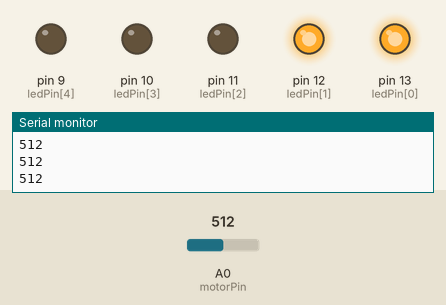
A sketch run on a simulated Arduino Uno, built with avr-gcc and run on an emulated ATmega328P. Shown: output pins drawn as LEDs (lit = HIGH), the last lines printed to the serial monitor. Inputs (shaded band) come from the test bench; at power-on: A0 (motorPin) = 512.

Above: at 1.2 s.
1.3 s: A0 (motorPin) set to 606
2.8 s: A0 (motorPin) set to 621
At 3.2 s:
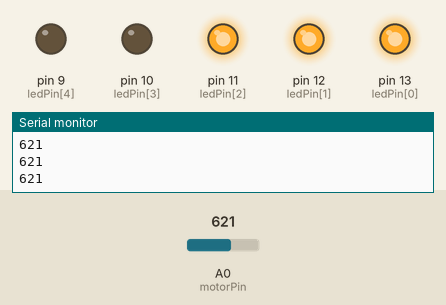
4.3 s: A0 (motorPin) set to 807
5.8 s: A0 (motorPin) set to 829
At 7.0 s:
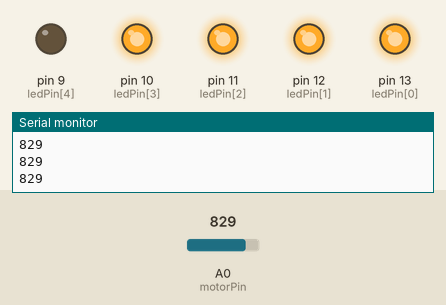
7.3 s: A0 (motorPin) set to 1016
8.8 s: A0 (motorPin) set to 1023
At 9.8 s:
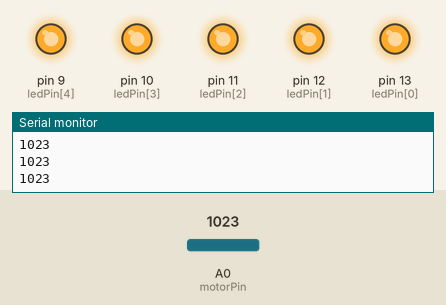
Timing chart, 0 to 11.3 s (numbered marks = the images above; inputs shaded):
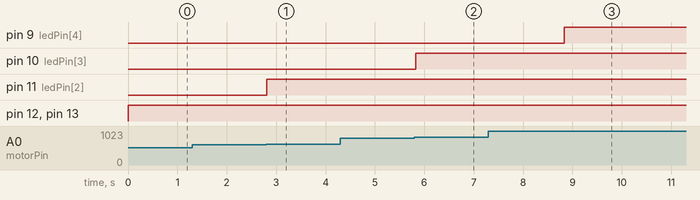

The sketch:

sketch_jul06c.ino
```cpp
const int motorPin = A0;
int ledPin[5] = {13,12,11,10,9} ;
int i;
void setup() {
  Serial.begin(9600);
  pinMode(motorPin,INPUT);

  for(i=0;i<5;i++)
    pinMode(ledPin[i],OUTPUT);
}

void loop() {

  for(i=0;i<5;i++)
  {
    digitalWrite(ledPin[i],LOW);
  }

  int val = analogRead(motorPin);
  Serial.println(val);
  //delay(200);
  int num = map(val,0,1023,0,5);

  for(i=0;i<num;i++)
    {
      digitalWrite(ledPin[i],HIGH);
    }

/*  switch(brightness)
    {
    case 1 :
      digitalWrite(ledPin[0],HIGH);
      break;

    case 2 :
       for(i=0;i<2;i++)
          {
            digitalWrite(ledPin[i],HIGH);
          }
          break;

     case 3 :
        for(i=0;i<3;i++)
          {
            digitalWrite(ledPin[i],HIGH);
          }
        break;
    }*/
    delay(100);
}
```

Measured:
- the behaviour switches between 613 and 614 on A0 (motorPin) (found by bisection; images 0 and 1)
- the behaviour switches between 818 and 819 on A0 (motorPin) (found by bisection; images 1 and 2)
- the behaviour switches between 1022 and 1023 on A0 (motorPin) (found by bisection; images 2 and 3)
- after the input at 2.8 s, pin 11 (ledPin[2]): LOW → HIGH at once
- after the input at 5.8 s, pin 10 (ledPin[3]): LOW → HIGH at once
- after the input at 8.8 s, pin 9 (ledPin[4]): LOW → HIGH at once
